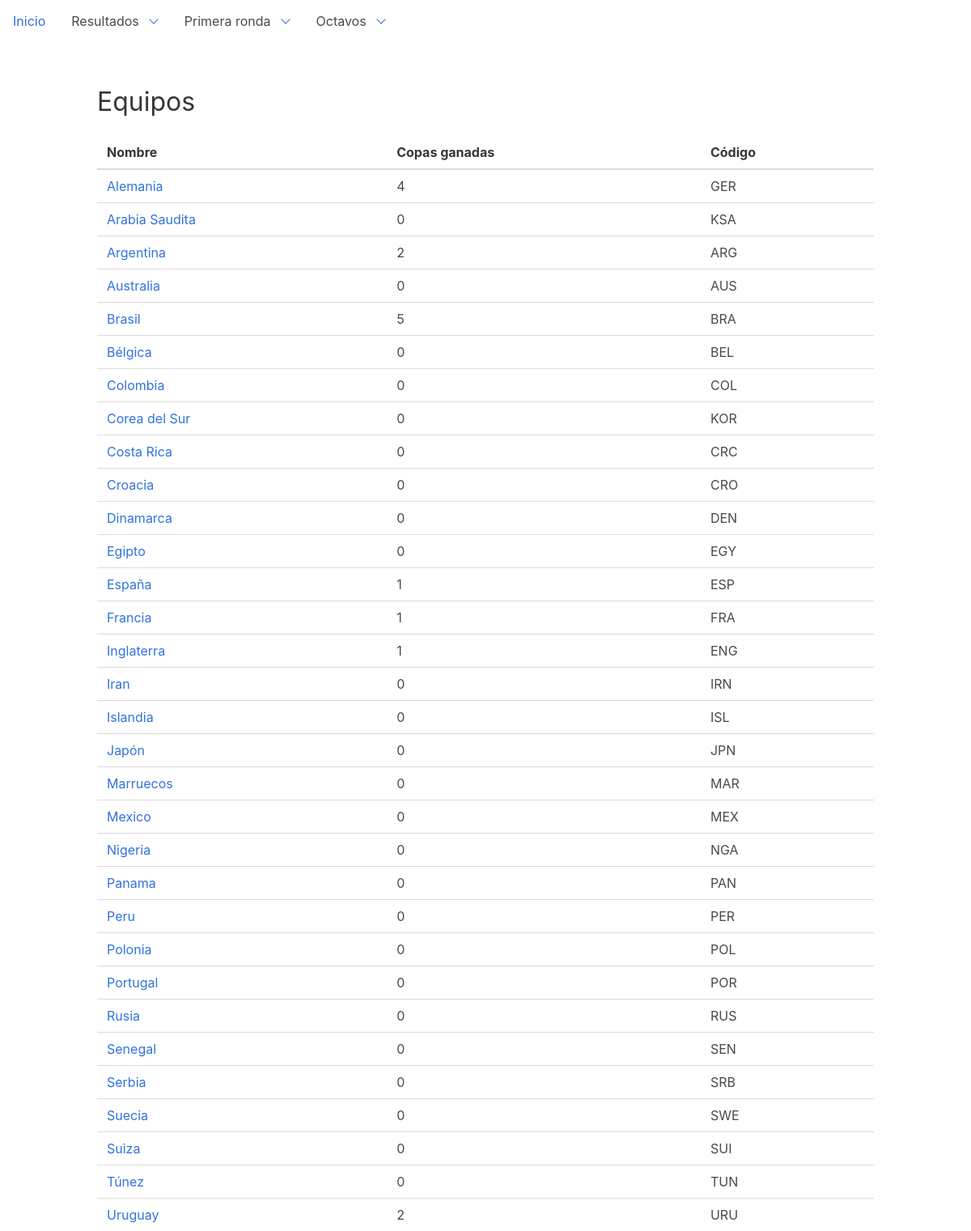
/dashboard/teams, run on the app's committed database.
### dashboard/models.py (models this page shows, shortened)
class Team(models.Model):
    GROUP_CHOICES = (
        ('A', 'Grupo A'),
        ('B', 'Grupo B'),
        ('C', 'Grupo C'),
        ('D', 'Grupo D'),
        ('E', 'Grupo E'),
        ('F', 'Grupo F'),
        ('G', 'Grupo G'),
        ('H', 'Grupo H'),
    )
    group = models.CharField(choices=GROUP_CHOICES, max_length=1, null=True, default='A')
    name = models.CharField(max_length=32)
    code = models.CharField(max_length=32)
    cups = models.IntegerField(default=0)
    finals = models.IntegerField(default=0)
    semifinals = models.IntegerField(default=0)
    class Meta:
        ordering = ["name"]

### dashboard/views.py (the view)
class TeamListView(ListView):
    model = Team

### templates/dashboard/team_list.html (shortened to what this page needs)
{% extends 'base.html' %}
{% block content %}
    <h1 class="title">Equipos</h1>
    <table class="sortable">
        <thead>
        <tr>
            <th>Nombre</th>
            <th>Copas ganadas </th>
            <th>Código</th>
        </tr>
        </thead>
        <tbody>
        {% for team in team_list %}
            <tr>
                <td><a href="{% url 'team-detail' team.pk %}">{{ team.name }}</a></td>
                <td>{{ team.cups }}</td>
                <td>{{ team.code }}</td>
            </tr>
        {% endfor %}
        </tbody>
    </table>
{% endblock %}

### data on the page
Team: name "Alemania", cups "4", code "GER"
Team: name "Arabia Saudita", cups "0", code "KSA"
Team: name "Argentina", cups "2", code "ARG"
Team: name "Australia", cups "0", code "AUS"
Team: name "Brasil", cups "5", code "BRA"
Team: name "Bélgica", cups "0", code "BEL"
Team: name "Colombia", cups "0", code "COL"
Team: name "Corea del Sur", cups "0", code "KOR"
Team: name "Costa Rica", cups "0", code "CRC"
Team: name "Croacia", cups "0", code "CRO"
Team: name "Dinamarca", cups "0", code "DEN"
Team: name "Egipto", cups "0", code "EGY"
Team: name "España", cups "1", code "ESP"
Team: name "Francia", cups "1", code "FRA"
Team: name "Inglaterra", cups "1", code "ENG"
Team: name "Iran", cups "0", code "IRN"
Team: name "Islandia", cups "0", code "ISL"
Team: name "Japón", cups "0", code "JPN"
Team: name "Marruecos", cups "0", code "MAR"
Team: name "Mexico", cups "0", code "MEX"
Team: name "Nigeria", cups "0", code "NGA"
Team: name "Panama", cups "0", code "PAN"
Team: name "Peru", cups "0", code "PER"
Team: name "Polonia", cups "0", code "POL"
Team: name "Portugal", cups "0", code "POR"
Team: name "Rusia", cups "0", code "RUS"
Team: name "Senegal", cups "0", code "SEN"
Team: name "Serbia", cups "0", code "SRB"
Team: name "Suecia", cups "0", code "SWE"
Team: name "Suiza", cups "0", code "SUI"
Team: name "Túnez", cups "0", code "TUN"
Team: name "Uruguay", cups "2", code "URU"
